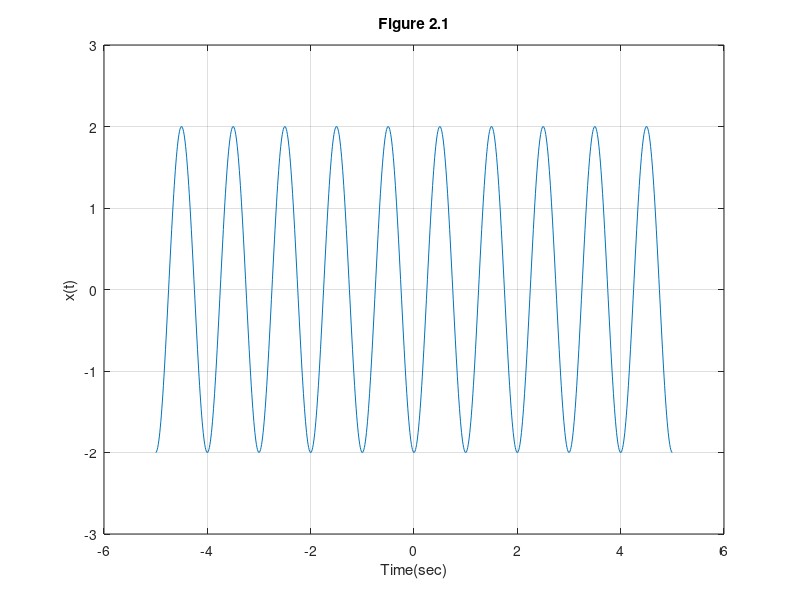

MATLAB code to generate this figure:
% Example 2.1
% Generation of sinusoidal signals
% 2sin( 2πt-π/2)

t=-5:0.01:5;
x=2*sin(2*pi*t-pi/2);
plot(t,x);
grid on;
axis([-6 6 -3 3]);
ylabel("x(t)");
xlabel("Time(sec)");
title("Figure 2.1");
